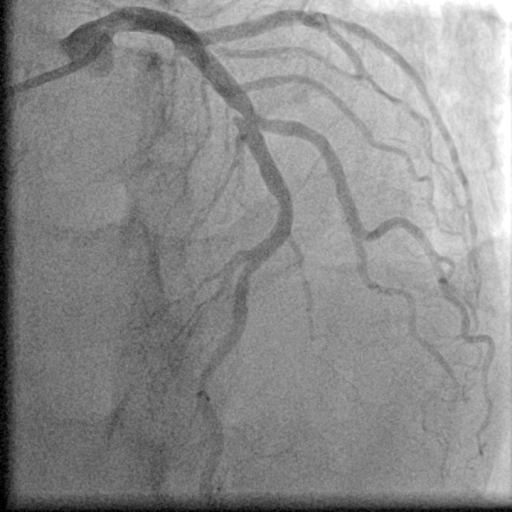
#> input picture data/raw/data/syntax/test/images/102.png, 512 x 512 px
$ python -i vessel_enhancement.py   (imports and definitions only)   (older library calls are emulated)
#> lines starting #> are read from the running program, lines starting #| are printed output that depends on the picture
#> further down, picture is the input picture: shape (512, 512, 3); min 0, max 255, mean 140.2
"""Coronary vessel enhancement optimized for real-time CPU execution.

Uses a fast multi-scale morphological + Laplacian-of-Gaussian style
enhancement that approximates vesselness without expensive full
Hessian eigenvalue computation at every scale.
"""
from __future__ import annotations

import numpy as np
import cv2
from .config import PipelineConfig, DEFAULT_CONFIG


def multi_scale_vesselness(
    img: np.ndarray, cfg: PipelineConfig = DEFAULT_CONFIG
) -> np.ndarray:
    """Fast multi-scale vessel enhancement.

    Strategy (speed-first):
    1. Normalize input.
    2. For each scale: Gaussian smooth → Laplacian (LoG-like) to highlight ridges.
    3. Take absolute value and max across scales.
    4. Light morphological close to reconnect thin vessels.
    This is substantially cheaper than full Frangi while still enhancing
    tubular structures of varying widths.
    """
    img_f = img.astype(np.float32)
    mn, mx = float(img_f.min()), float(img_f.max())
#> mn = 0; mx = 255
    if mx > mn:
        img_f = (img_f - mn) / (mx - mn)
    else:
        return np.zeros_like(img_f)

    vessel_map = np.zeros_like(img_f)
    for sigma in cfg.vessel_scales:
        ksize = max(3, int(4 * sigma + 1) | 1)
        blurred = cv2.GaussianBlur(img_f, (ksize, ksize), sigma)
        # Laplacian approximates second derivative (ridges / edges)
        lap = cv2.Laplacian(blurred, cv2.CV_32F, ksize=3)
        # Dark vessels produce positive response after sign flip of residual
        resp = np.abs(lap)
        vessel_map = np.maximum(vessel_map, resp)
#> this loop made 2 passes
#> pass 1, in multi_scale_vesselness, `lap = cv2.Laplacian(blurred, cv2.CV_32F, ksize=3)`:
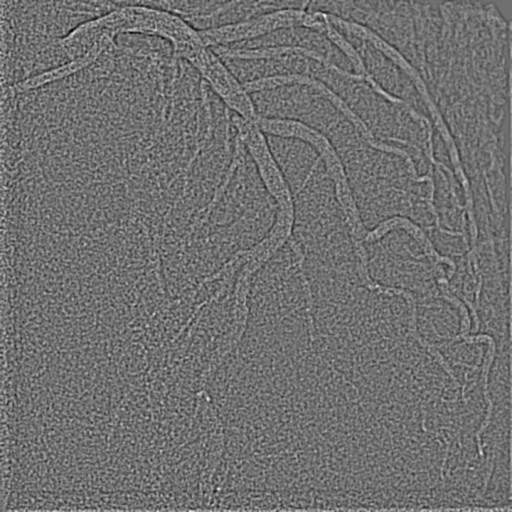
#> lap: shape (512, 512, 3) float32; min -0.267, max 0.335, mean 0.000169; drawn with min black and max white
#> pass 1, in multi_scale_vesselness, `resp = np.abs(lap)`:
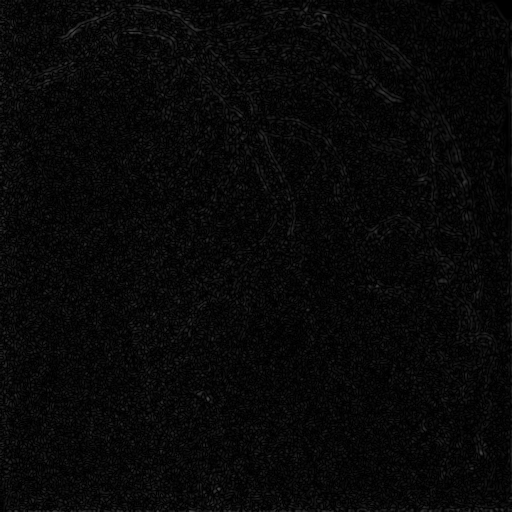
#> resp: shape (512, 512, 3) float32; min 0, max 0.335, mean 0.0338

    # Normalize response
    vmax = vessel_map.max()
#> vmax = 0.335
    if vmax > 0:
        vessel_map /= vmax
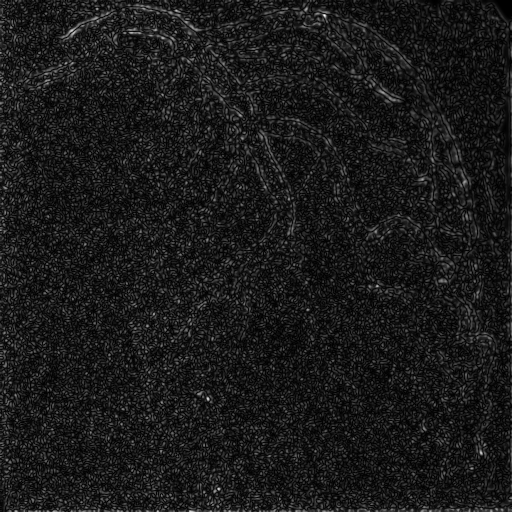
#> vessel_map: shape (512, 512, 3) float32; min 0, max 1, mean 0.104

    return vessel_map.astype(np.float32)


def enhance_vessels(
    img: np.ndarray, cfg: PipelineConfig = DEFAULT_CONFIG
) -> np.ndarray:
    """Fast vessel enhancement combining multi-scale LoG + morphology."""
    vmap = multi_scale_vesselness(img, cfg)

    k = cfg.vessel_morph_size
    if k % 2 == 0:
        k += 1
    kernel = cv2.getStructuringElement(cv2.MORPH_ELLIPSE, (k, k))
    vmap_u8 = (np.clip(vmap, 0, 1) * 255).astype(np.uint8)
    vmap_u8 = cv2.morphologyEx(vmap_u8, cv2.MORPH_CLOSE, kernel, iterations=1)
    return vmap_u8.astype(np.float32) / 255.0


def clahe_enhance(img: np.ndarray, cfg: PipelineConfig = DEFAULT_CONFIG) -> np.ndarray:
    """Fast contrast enhancement, with optional CLAHE for offline use."""
    img_f = img.astype(np.float32)
    mn, mx = float(img_f.min()), float(img_f.max())
    if mx <= mn:
        return img_f
    u8 = ((img_f - mn) / (mx - mn) * 255).astype(np.uint8)
    if cfg.use_clahe:
        clahe = cv2.createCLAHE(
            clipLimit=cfg.clahe_clip_limit, tileGridSize=cfg.clahe_tile_grid
        )
        enhanced = clahe.apply(u8)
    else:
        enhanced = cv2.equalizeHist(u8)
    return enhanced.astype(np.float32) / 255.0 * (mx - mn) + mn

>>> import cv2
>>> picture = cv2.imread('../data/raw/data/syntax/test/images/102.png')
>>> result = enhance_vessels(picture)

$ run again, on data/raw/data/syntax/test/images/119.png
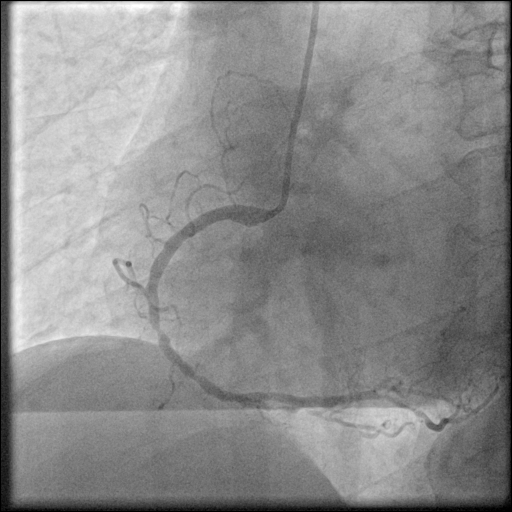
#> input picture data/raw/data/syntax/test/images/119.png, 512 x 512 px
#> picture is the input picture: shape (512, 512, 3); min 0, max 255, mean 139.7
#> mn = 0; mx = 255
#> the loop in multi_scale_vesselness, `for sigma in cfg.vessel_scales:` made 2 passes
#> pass 1, in multi_scale_vesselness, `lap = cv2.Laplacian(blurred, cv2.CV_32F, ksize=3)`:
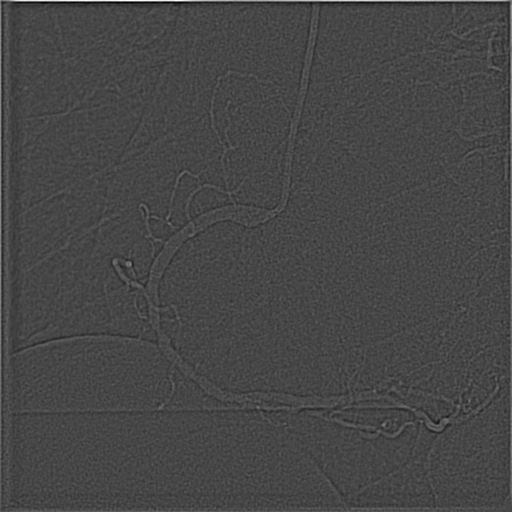
#> lap: shape (512, 512, 3) float32; min -0.446, max 1.16, mean 0.00149; drawn with min black and max white
#> pass 1, in multi_scale_vesselness, `resp = np.abs(lap)`:
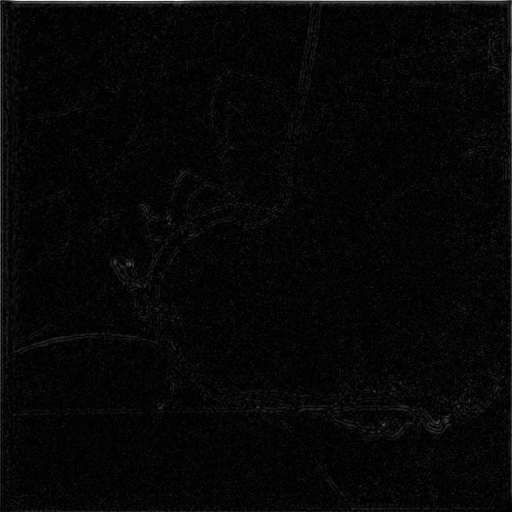
#> resp: shape (512, 512, 3) float32; min 0, max 1.16, mean 0.0324; drawn with min black and max white
#> vmax = 1.16

$ run again, on data/raw/data/syntax/test/images/129.png
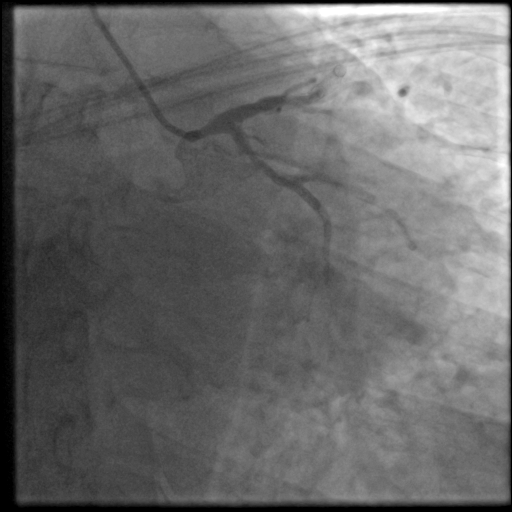
#> input picture data/raw/data/syntax/test/images/129.png, 512 x 512 px
#> picture is the input picture: shape (512, 512, 3); min 0, max 255, mean 105
#> mn = 0; mx = 255
#> the loop in multi_scale_vesselness, `for sigma in cfg.vessel_scales:` made 2 passes
#> pass 1, in multi_scale_vesselness, `lap = cv2.Laplacian(blurred, cv2.CV_32F, ksize=3)`:
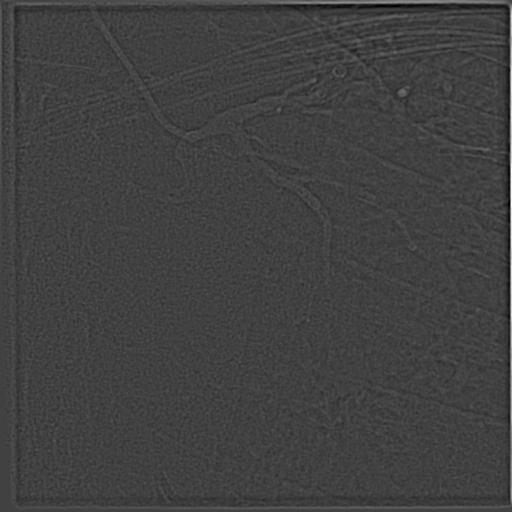
#> lap: shape (512, 512, 3) float32; min -0.322, max 0.938, mean 0.000777; drawn with min black and max white
#> pass 1, in multi_scale_vesselness, `resp = np.abs(lap)`:
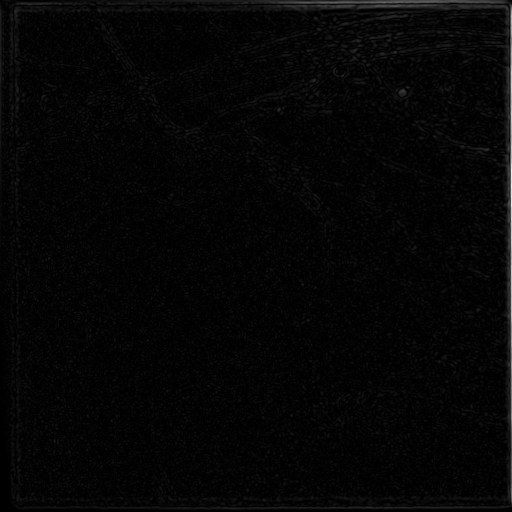
#> resp: shape (512, 512, 3) float32; min 0, max 0.938, mean 0.0236
#> vmax = 0.938
